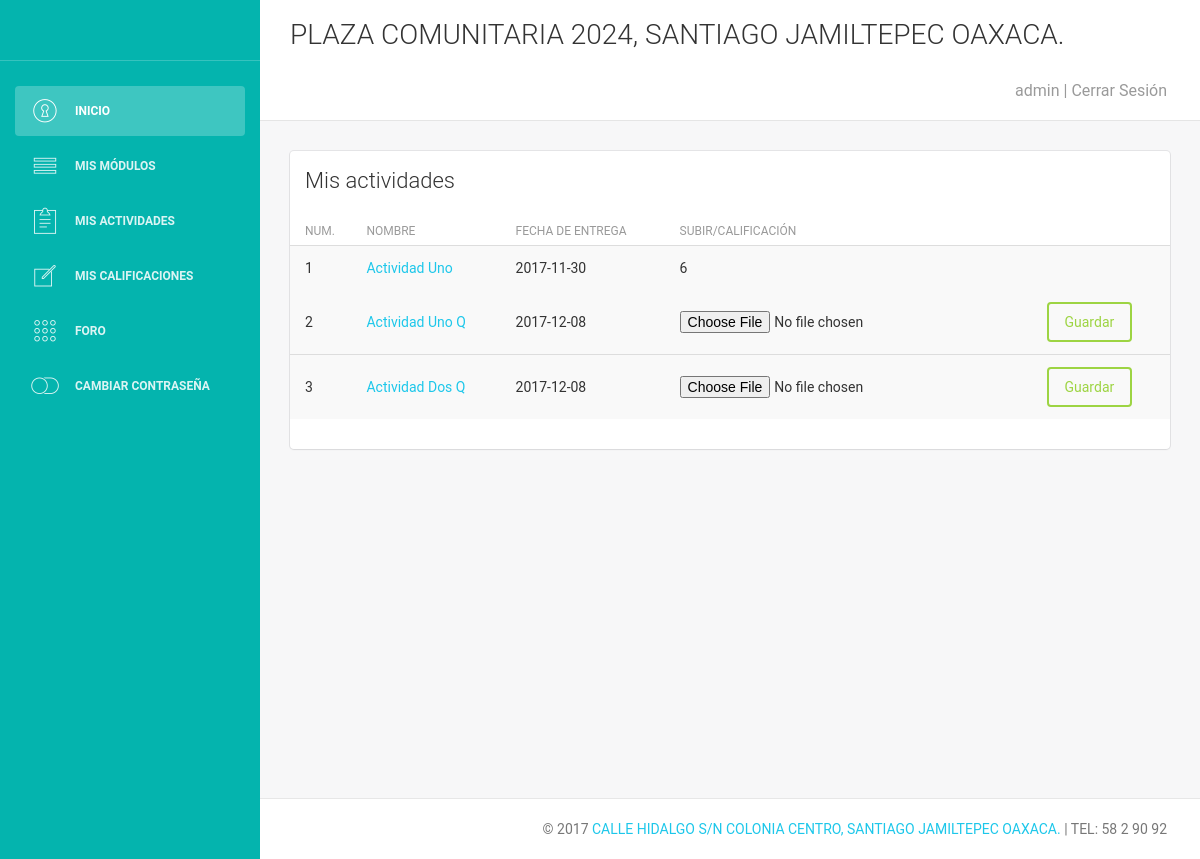
/vistas/mismod/listar-acti.php (signed in), run on the app's committed database.
### tables this page shows
CREATE TABLE `actividades` (
  `id` int(11) NOT NULL,
  `nombre` varchar(30) DEFAULT NULL,
  `descripcion` text,
  `ruta2` varchar(100) DEFAULT NULL,
  `fechaFin` date DEFAULT NULL,
  `ruta` varchar(100) DEFAULT NULL,
  `docente_id` int(11) DEFAULT NULL,
  `grupo` char(1) DEFAULT NULL,
  `grado` char(1) DEFAULT NULL,
  `calificacion_id` int(11) DEFAULT NULL,
  `estado` char(1) DEFAULT NULL
);

CREATE TABLE `calificacion` (
  `id` int(11) NOT NULL,
  `actividad_id` int(11) DEFAULT NULL,
  `materia_id` int(11) DEFAULT NULL,
  `estu_id` int(11) DEFAULT NULL,
  `calificacion` int(11) DEFAULT NULL,
  `ruta` varchar(100) DEFAULT NULL
);

### librerias/Simple_sessions.php (called while the page is built, shortened)
<?php
class Simple_sessions{
    private $my_sess;
    public function  __construct($sess_name = 'simple_sessions'){
        $this->my_sess = &$_SESSION;
    }
    public function check_sess($name){
        return isset($this->my_sess[$name]);
    }
}
?>

### vistas/mismod/listar-acti.php (the view, shortened to what this page needs)
<?php
require_once '../../librerias/Simple_sessions.php';
$obj_ses = new Simple_sessions();
if ($obj_ses->check_sess('userid')){
    include '../../control/conexion.php';
    require_once '../plantillas/encabezado-e.php';
    $idu = $obj_ses->check_sess('userid');
    ?>
    <div class="content">
        <div class="container-fluid">
            <div class="row">
                <div class="col-md-12">
                    <div class="card">
                        <div class="header">
                            <h4 class="title">Mis actividades</h4>
                        </div>
                        <div class="content table-responsive table-full-width">
                            <table class="table table-hover table-striped">
                                <thead>
                                <th>Num.</th>
                                <th>Nombre</th>
                                <th>Fecha de entrega</th>
                                <th>Subir/Calificación</th>
                                </thead>
                                <tbody>
                                <?php
                                $consulta = "SELECT modulos_estu.estu_id, modulos_estu.grupo, estudiante.grado,modulos_estu.mod_id
                                             FROM estudiante,modulos_estu WHERE estudiante.id = '$idu'
                                             AND modulos_estu.estu_id = '$idu' ";
                                $ejecutar = $conexion->query($consulta);
                                $datos = $ejecutar->fetch_assoc();
                                $grupo = $datos['grupo'];
                                $grad = $datos['grado'];
                                $ide = $datos['estu_id'];
                                $consulta2 = "SELECT * FROM `actividades` WHERE `grupo` = '$grupo' AND  `grado` = '$grad'";
                                $ejecutar2 = $conexion->query($consulta2);
                                $i = 0;
                                while ($datos2 = $ejecutar2->fetch_assoc()) {
                                    $ida = $datos2['id'];
                                    echo "<tr>";
                                    echo "<td>". $i += 1 ."</td>";
                                    echo "<td><a href='".$datos2['ruta']."' target='_blank'>". $datos2['nombre']."</a></td>";
                                    echo "<td>". $datos2['fechaFin']."</td>";
                                    $fechaActual = strtotime(date("Y-m-d"));
                                    $fechaEntrada = strtotime($datos2['fechaFin']);
                                    if ($datos2['estado'] == 0 ){
                                        if ($fechaActual > $fechaEntrada){
                                            echo "<td>La fecha de entrega ya pasó.</td>";
                                        }else {
                                            echo "<form action='../../control/actividad/deestuagregar.php' method='post' class='form-horizontal' enctype='multipart/form-data'>";
                                            echo "<td><input type='file' name='arch' value='Subir'> </td>";
                                            echo "<td><button class='btn btn-success'>Guardar</button> </td>";
                                            echo "</form>";
                                        }
                                    }else {
                                        $traerc = "SELECT `calificacion` FROM `calificacion`
                                                       WHERE `actividad_id`= '$ida' AND `estu_id` = '$ide'";
                                        $ejecutar4 = $conexion->query($traerc);
                                        $userr = $ejecutar4->fetch_assoc();
                                        if ($userr['calificacion'] == NULL){
                                            echo "<td>Pendiente</td>";
                                        }elseif ($userr['calificacion'] <=5){
                                            echo "<td style='color: red;'>". $userr['calificacion']."</td>";
                                        } else{
                                            echo "<td>". $userr['calificacion']."</td>";
                                        }
                                        echo "<td></td>";
                                    }
                                    echo "<tr>";
                                }
                                ?>
                                </tbody>
                            </table>
                        </div>
                    </div>
                </div>
            </div>
        </div>
    </div>
    <?php
    require_once '../plantillas/footer.php';
}else{
    header("Location: ../../index.php");
} ?>

### data on the page
actividades: i "1", nombre "Actividad Uno", fechaFin "2017-11-30", calificacion.calificacion "6"
actividades: i "2", nombre "Actividad Uno Q", fechaFin "2017-12-08"
actividades: i "3", nombre "Actividad Dos Q", fechaFin "2017-12-08"

### other printed values
$obj_ses->get_value('nombre') "admin"
